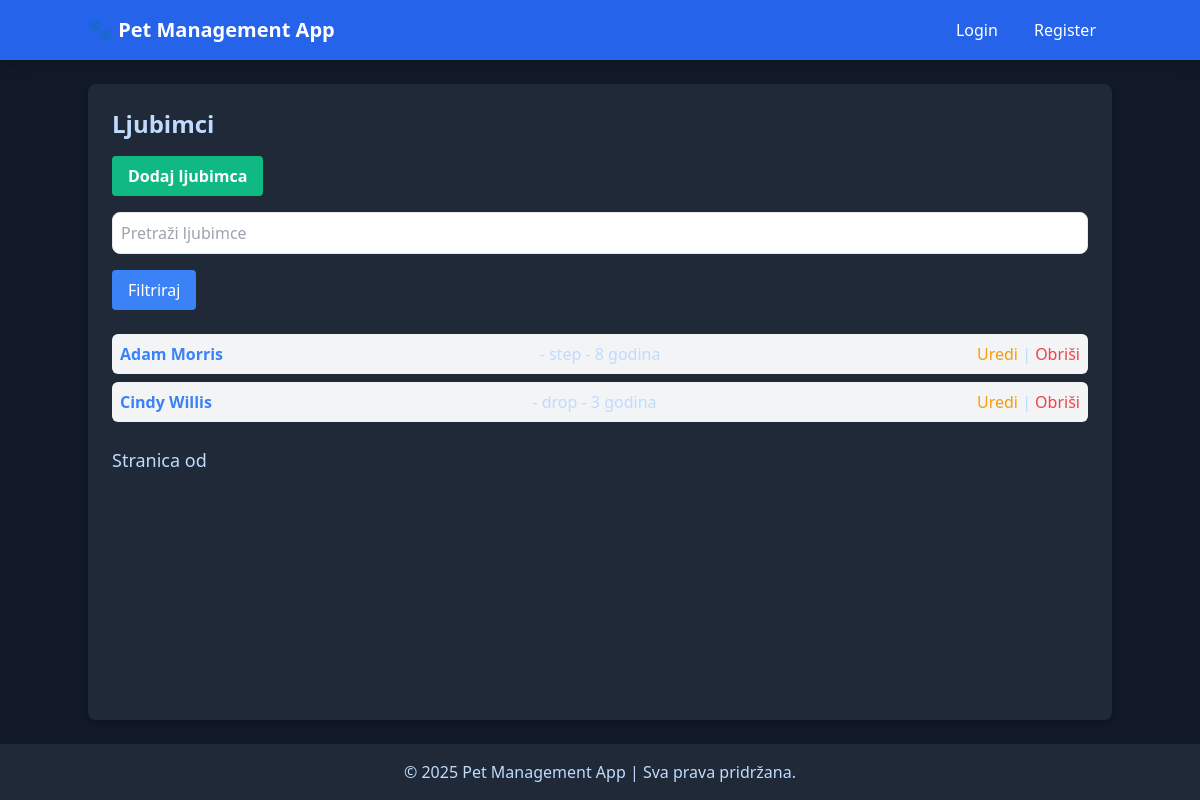
The page /pets/ on the database as committed earlier.
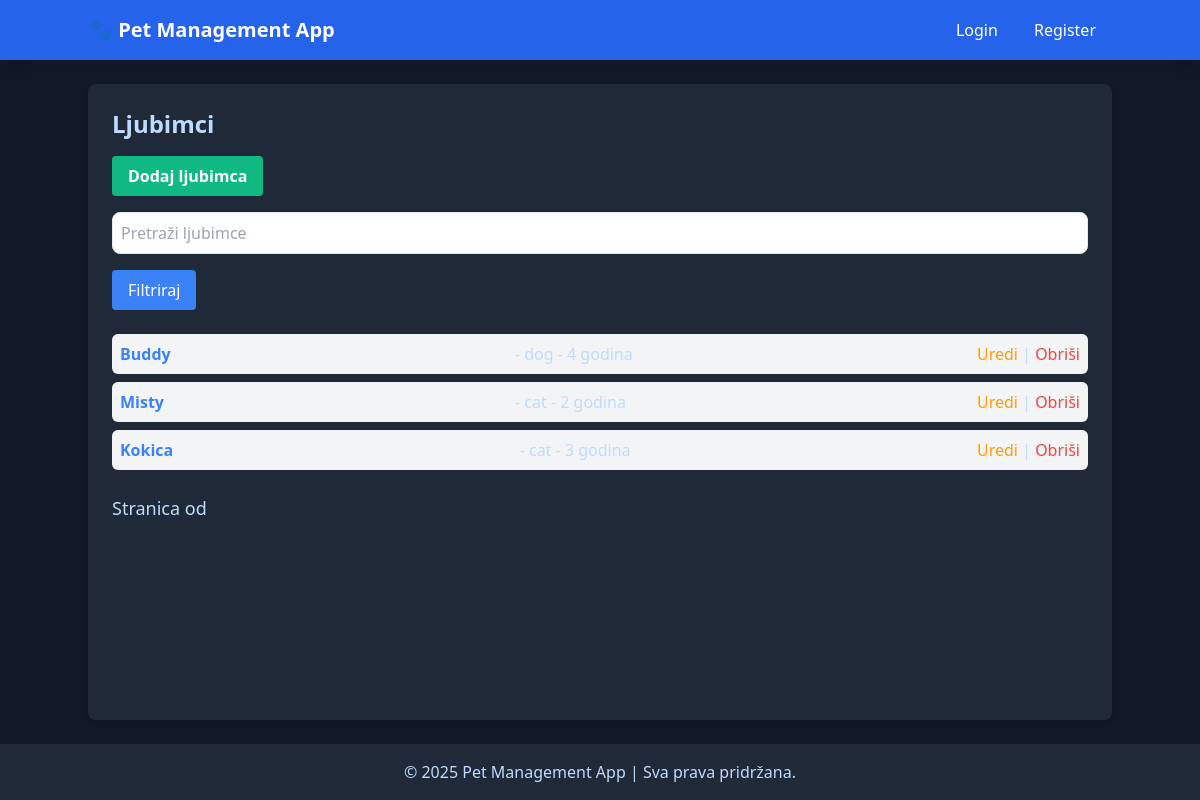
The same page on the database as committed later.
### pets/models.py (models this page shows, shortened)
class Pet(models.Model):
    name = models.CharField(max_length=100)
    species = models.CharField(max_length=50, choices=[
        ('pas', 'Pas'),
        ('mačka', 'Mačka'),
        ('ptica', 'Ptica'),
        ('drugo', 'Drugo'),
    ])
    breed = models.CharField(max_length=100, blank=True, null=True)
    age = models.PositiveIntegerField()
    owner_name = models.CharField(max_length=100)
    owner_contact = models.CharField(max_length=15)

### pets/views.py (the view)
# urls.py: path('pets/', PetListView.as_view(), name='pet_list'),
class PetListView(ListView):
    model = Pet
    template_name = 'pets/pet_list.html'
    context_object_name = 'pets'
    paginate_by = 10
    def get_queryset(self):
        queryset = Pet.objects.all()
        query = self.request.GET.get('q', '')
        if query:
            queryset = queryset.filter(name__icontains=query)
        return queryset

### pets/templates/pets/pet_list.html (shortened to what this page needs)
{% extends 'base.html' %}
{% block content %}
<h1 class="text-2xl font-bold mb-4">Ljubimci</h1>
<a href="{% url 'pet_create' %}" class="bg-green-500 hover:bg-green-700 text-white font-bold py-2 px-4 rounded mb-4 inline-block">
    Dodaj ljubimca
</a>
<form method="get" action="{% url 'pet_list' %}" class="space-y-4 mb-6">
    <input type="text" name="q" placeholder="Pretraži ljubimce" value="{{ request.GET.q }}" class="border rounded-lg p-2 w-full">
    <button type="submit" class="bg-blue-500 text-white py-2 px-4 rounded hover:bg-blue-700">Filtriraj</button>
</form>
<ul class="space-y-2 mb-6">
    {% for pet in pets %}
        <li class="p-2 bg-gray-100 rounded-md flex justify-between items-center">
            <a href="{% url 'pet_detail' pet.pk %}" class="text-blue-500 font-semibold hover:underline">
                {{ pet.name }}
            </a> - {{ pet.species }} - {{ pet.age }} godina
            <div>
                <a href="{% url 'pet_update' pet.pk %}" class="text-yellow-500 hover:underline">Uredi</a> |
                <a href="{% url 'pet_delete' pet.pk %}" class="text-red-500 hover:underline">Obriši</a>
            </div>
        </li>
    {% empty %}
        <li class="text-gray-500">Nema dostupnih ljubimaca.</li>
    {% endfor %}
</ul>
<div class="pagination">
    <span class="current text-lg">Stranica {{ pets.number }} od {{ pets.paginator.num_pages }}</span>
</div>
{% endblock %}

Rows that differ between the two databases and show on the page:
removed Pet: name "Adam Morris", species "step", age "8"
removed Pet: name "Cindy Willis", species "drop", age "3"
added Pet: name "Buddy", species "dog", age "4"
added Pet: name "Misty", species "cat", age "2"
added Pet: name "Kokica", species "cat", age "3"
